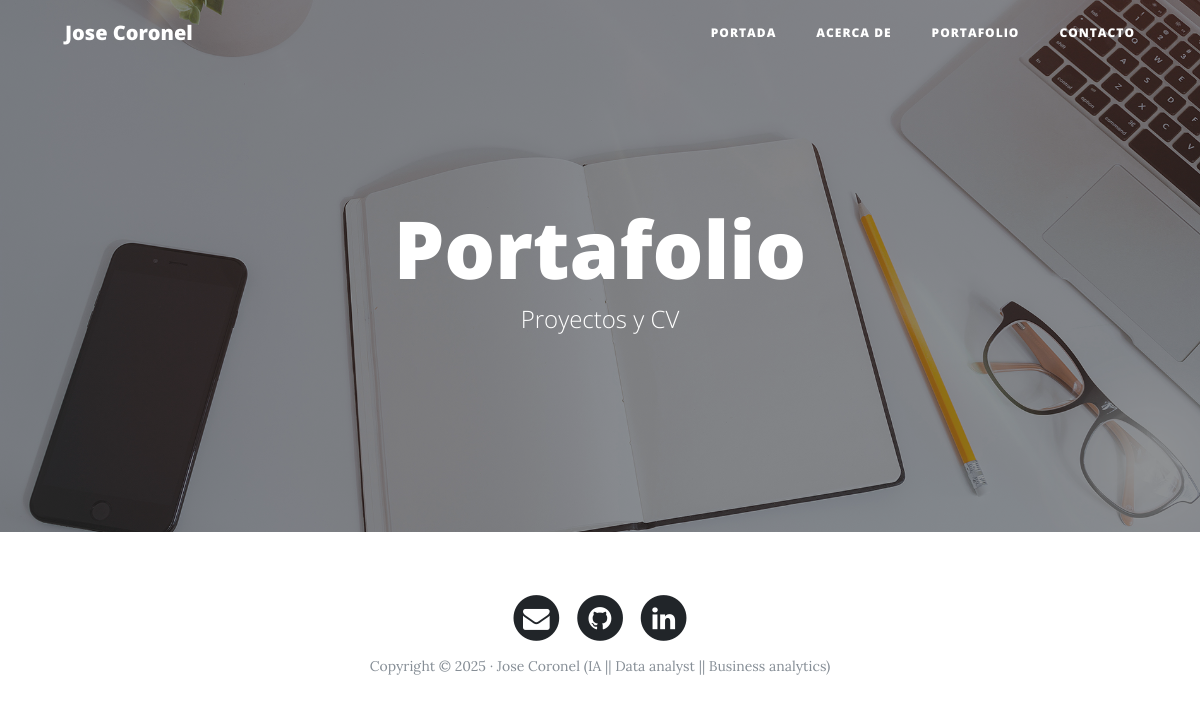
/portfolio/, run on an earlier commit of the app's database.
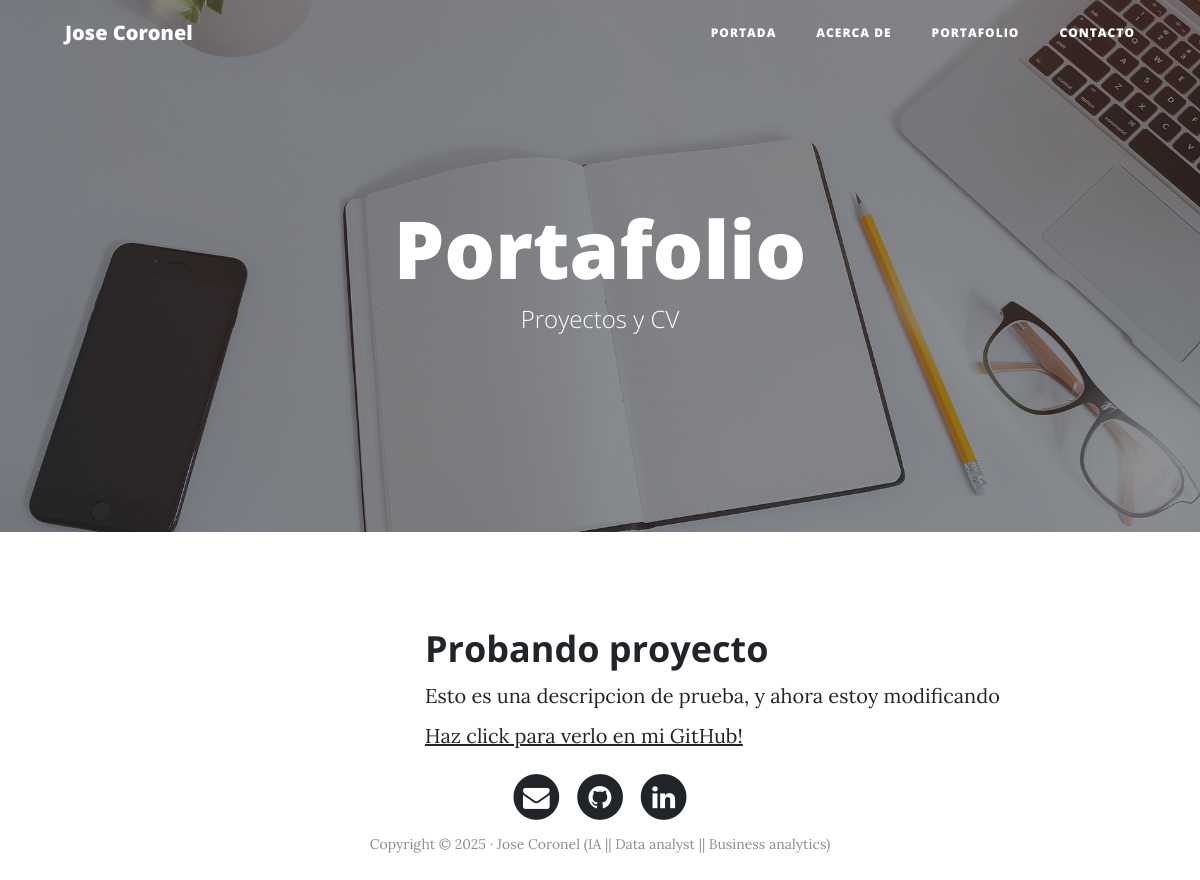
And on a later commit of the database.
### portfolio/models.py (models this page shows, shortened)
class Project(models.Model):
    title = models.CharField(max_length=100, verbose_name = 'titulo')
    description = models.TextField(verbose_name = 'descripcion')
    image = models.ImageField(upload_to='img', verbose_name = 'imagen')
    created = models.DateTimeField(auto_now_add=True, verbose_name = 'Fecha de creacion')
    updated = models.DateTimeField(auto_now=True, verbose_name = 'Fecha actualizacion')
    url = models.URLField(null=True, blank=True, verbose_name = 'URL')
    class Meta:
        verbose_name = 'proyecto'
        verbose_name_plural = 'proyectos'
        ordering = ['-created']

### portfolio/views.py (the view)
# urls.py: path('portfolio/', portfolio_views.portfolio, name="portfolio"),
def portfolio(request):
    projects = Project.objects.all()
    return render(request, 'portfolio/portfolio.html', {'projects':projects})

### portfolio/templates/portfolio/portfolio.html (shortened to what this page needs)
{% extends 'core/base.html' %}
{% block background %}{% load static %}{% static 'core/img/portfolio-bg.jpg' %}{% endblock %}
{% block headers %}
<h1>Portafolio</h1>
<span class="subheading">Proyectos y CV</span>
{% endblock %}
{% block content %}
	{% for project in projects %}
		<div class="container">
			<div class="row project">
				<div class="col-lg-3 col-md-4 offset-lg-1">
			</div>
			<div class="col-lg-7 col-md-8">
				<h2 class="section-heading title">{{project.title}}</h2>
				<p>{{project.description}}</p>
				<p><a href="{{project.url}}">Haz click para verlo en mi GitHub!</a></p>
			</div>
		</div>
	{% endfor %}
{% endblock %}

What changed in the data, as far as the page shows it:
added Project: title "Probando proyecto", description "Esto es una descripcion de prueba, y ahora estoy modificando"
